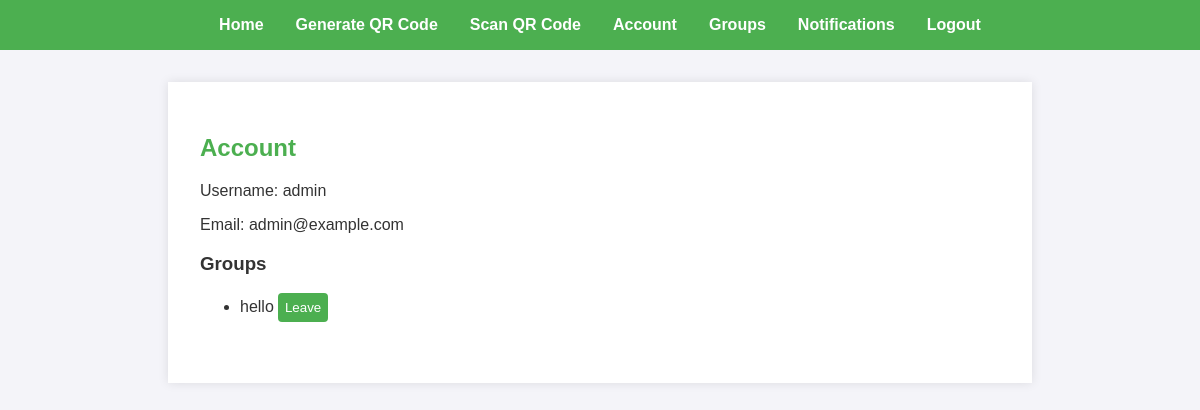
Page /account (signed in) on the earlier database version.
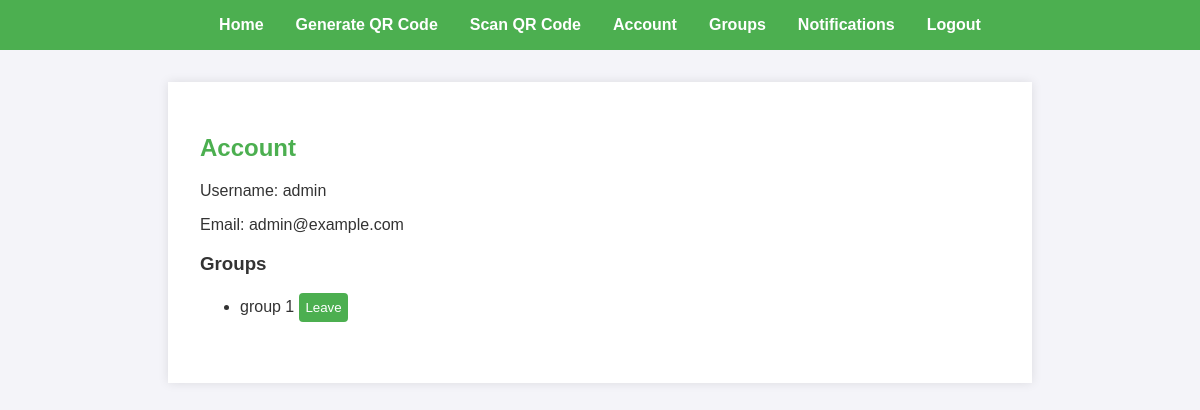
Same page on the later database version.
### tables this page shows
CREATE TABLE users (
                username TEXT PRIMARY KEY,
                email TEXT NOT NULL,
                password TEXT NOT NULL,
                public_key BLOB NOT NULL,
                private_key BLOB NOT NULL
            );

CREATE TABLE group_members (
                username TEXT,
                group_name TEXT,
                accepted INTEGER DEFAULT 0,
                FOREIGN KEY (username) REFERENCES users (username),
                FOREIGN KEY (group_name) REFERENCES groups (group_name),
                PRIMARY KEY (username, group_name)
            );

### app.py (the view)
@app.route('/account', methods=['GET'])
@login_required
def account():
    try:
        username = session.get('username')
        if not username:
            flash('User not logged in', 'danger')
            return redirect(url_for('login'))
        user_info = db.get_user_info(username)
        if not user_info:
            flash('User not found', 'danger')
            return redirect(url_for('login'))
        groups = db.get_user_groups(username)
        if groups is None:
            groups = []
        user = {'username': user_info[0], 'email': user_info[1], 'groups': groups}
        return render_template('account.html', user=user)
    except Exception as e:
        logging.error(f"Error loading account page: {e}")
        flash('An error occurred while loading your account information', 'danger')
        return redirect(url_for('index'))

### app.py (called while the page is built)
def login_required(f):
    @wraps(f)
    def decorated_function(*args, **kwargs):
        if 'username' not in session:
            return redirect(url_for('login'))
        return f(*args, **kwargs)
    return decorated_function

### utils/database.py (called while the page is built)
    def get_user_info(self, username):
        with self.conn:
            user = self.conn.execute('SELECT username, email FROM users WHERE username = ?', (username,)).fetchone()
            return user if user else None

    def get_user_groups(self, username):
        with self.conn:
            return [row[0] for row in self.conn.execute('''
                SELECT group_name FROM group_members WHERE username = ? AND accepted = 1
            ''', (username,)).fetchall()]

### templates/account.html (shortened to what this page needs)
{% extends "base.html" %}
{% block content %}
    <h2>Account</h2>
    <p>Username: {{ user.username }}</p>
    <p>Email: {{ user.email }}</p>
    <h3>Groups</h3>
    {% if user.groups %}
        <ul>
            {% for group in user.groups %}
                <li>
                    {{ group }}
                    <form method="POST" action="{{ url_for('leave_group') }}" style="display:inline;">
                        <button type="submit">Leave</button>
                    </form>
                </li>
            {% endfor %}
        </ul>
    {% else %}
        <p>You are not in any groups.</p>
    {% endif %}
{% endblock %}

### templates/base.html (shortened to what this page needs)
<!DOCTYPE html>
<html lang="en">
<head>
    <link rel="stylesheet" href="{{ url_for('static', filename='css/styles.css') }}">
</head>
<body>
    <nav>
        <ul>
            {% if 'username' in session %}
                <li><a href="{{ url_for('index') }}">Home</a></li>
                <li><a href="{{ url_for('generate') }}">Generate QR Code</a></li>
                <li><a href="{{ url_for('scan') }}">Scan QR Code</a></li>
                <li><a href="{{ url_for('account') }}">Account</a></li>
                <li><a href="{{ url_for('groups') }}">Groups</a></li>
                <li><a href="{{ url_for('notifications') }}">Notifications</a></li>
                <li><a href="{{ url_for('logout') }}">Logout</a></li>
            {% else %}
                <li><a href="{{ url_for('login') }}">Login</a></li>
            {% endif %}
        </ul>
    </nav>
    <div class="container">
        {% block content %}{% endblock %}
    </div>
</body>
</html>

### static/css/styles.css (style rules this page uses)
body { font-family: Arial, sans-serif; background-color: #f4f4f9; margin: 0; padding: 0; color: #333; }
nav { background-color: #4CAF50; padding: 1em; text-align: center; }
nav ul { list-style: none; padding: 0; margin: 0; display: flex; justify-content: center; }
nav ul li { margin: 0 1em; }
nav ul li a { color: white; text-decoration: none; font-weight: bold; }
.container { max-width: 800px; margin: 2em auto; padding: 2em; background-color: white; box-shadow: 0 0 10px rgba(0, 0, 0, 0.1); }
h2 { color: #4CAF50; }
form { display: flex; flex-direction: column; }
input[type="text"], input[type="password"], button { padding: 0.5em; margin-bottom: 1em; border: 1px solid #ddd; border-radius: 4px; }
button { background-color: #4CAF50; color: white; border: none; cursor: pointer; }

Differences in the rows shown:
no longer on this page (row edited): group_members: group_name "hello"
added group_members: group_name "group 1"
